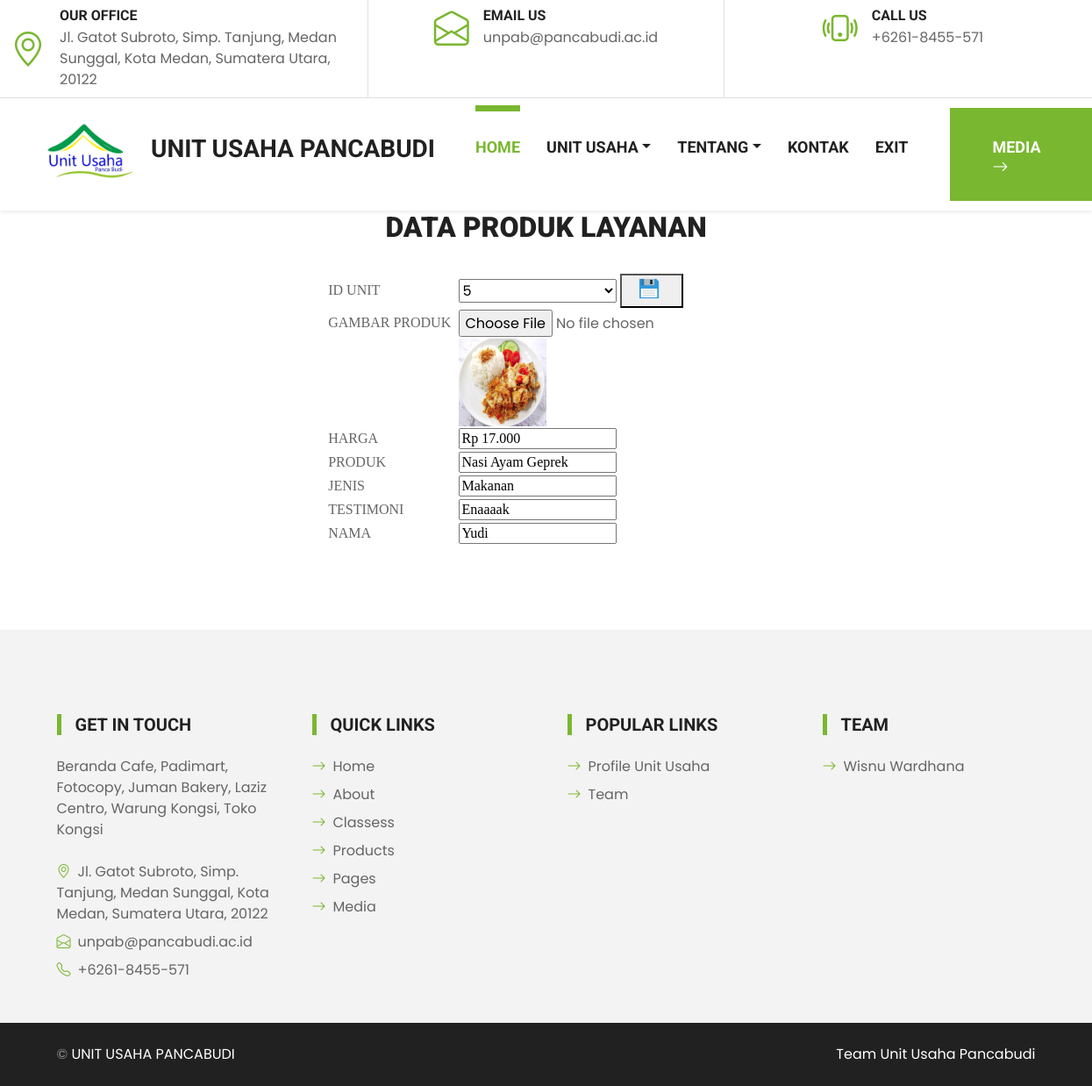
The app's page /produk_layanan_ganti.php?id_produk_layanan=1 with its own data.
### tables this page shows
CREATE TABLE `produk_layanan` (
  `id_produk_layanan` smallint(11) NOT NULL,
  `id_unit` smallint(11) NOT NULL,
  `gambar_produk` varchar(200) NOT NULL,
  `harga` varchar(30) NOT NULL,
  `produk` varchar(30) NOT NULL,
  `jenis` varchar(20) NOT NULL,
  `testimoni` text NOT NULL,
  `nama` varchar(50) NOT NULL,
  PRIMARY KEY  (`id_produk_layanan`)
);

### produk_layanan_ganti.php (the view, shortened to what this page needs)
<?Php
include"atas.php";
include "sambung.php";
echo"<center><h2><strong>DATA <span class='highlight primary'>PRODUK LAYANAN</span></strong></h2>";
$a=$_GET['id_produk_layanan'];
$query = mysqli_query($link,"select * from produk_layanan where id_produk_layanan ='$a'");
$jmlh=mysqli_fetch_array($query);
echo"<br><form action=produk_layanan_ganti.php method=POST enctype=multipart/form-data>";
echo"<table>
	<tr>
		<td><font face='Trebuchet MS'>ID&nbsp;UNIT</font></td>
		<td>&nbsp;</td>
		<td><input type=hidden name=id_produk_layanan value='$jmlh[0]'>
		<select name=id_unit style='width:180px'>
				<option value='$jmlh[1]'>$jmlh[1]</option>";
				echo"
			</select>
		<input type=submit name=ok class='simpan' value=' '></td>
		<td>&nbsp;</td>
	</tr>
	<tr>
		<td><font face='Trebuchet MS'>GAMBAR PRODUK</font></td>
		<td>&nbsp;</td>
		<td><input type=file id=Filetext name=foto style='width:100%'></td>
		<td>&nbsp;</td>
	</tr>
	<tr>
		<td>&nbsp;</td>
		<td>&nbsp;</td>
		<td><a href='$jmlh[2]'><img src='$jmlh[2]' style='width:100px;height:100px'></a></td>
		<td>&nbsp;</td>
	</tr>
	<tr>
		<td><font face='Trebuchet MS'>HARGA</font></td>
		<td>&nbsp;</td>
		<td><input type=text name=harga style='font-family:Trebuchet MS;width:180px;' value='$jmlh[3]'></td>
		<td>&nbsp;</td>
	</tr>
	<tr>
		<td><font face='Trebuchet MS'>PRODUK</font></td>
		<td>&nbsp;</td>
		<td><input type=text name=produk style='font-family:Trebuchet MS;width:180px;' value='$jmlh[4]'></td>
		<td>&nbsp;</td>
	</tr>
	<tr>
		<td><font face='Trebuchet MS'>JENIS</font></td>
		<td>&nbsp;</td>
		<td><input type=text name=jenis style='font-family:Trebuchet MS;width:180px;' value='$jmlh[5]'></td>
		<td>&nbsp;</td>
	</tr>
	<tr>
		<td><font face='Trebuchet MS'>TESTIMONI</font></td>
		<td>&nbsp;</td>
		<td><input type=text name=testimoni style='font-family:Trebuchet MS;width:180px;' value='$jmlh[6]'></td>
		<td>&nbsp;</td>
	</tr>
	<tr>
		<td><font face='Trebuchet MS'>NAMA</font></td>
		<td>&nbsp;</td>
		<td><input type=text name=nama style='font-family:Trebuchet MS;width:180px;' value='$jmlh[7]'></td>
		<td>&nbsp;</td>
	</tr>
	</table><br><br>";
include"bawah.php";
?>

### css/view.css (style rules this page uses)
:root { --primary: #7AB730; --secondary: #FFD33C; --light: #F3F3F3; --dark: #212121; }

### produk_layanan_ganti.php (style rules this page uses)
.simpan { padding:5px 32px; background-image: url("images/simpan.png"); background-size: 30px; background-position: 16px 0px; background-repeat: no-repeat; }
a { text-decoration:none; color:blue; }

### atas.php (style rules this page uses)
.simpan { padding:5px 32px; background-image: url("images/simpan.png"); background-size: 30px; background-position: 16px 0px; background-repeat: no-repeat; }
a { text-decoration:none; color:blue; }

### records on screen
produk_layanan: id_unit "5", gambar_produk (picture), harga "Rp 17.000", produk "Nasi Ayam Geprek", jenis "Makanan", testimoni "Enaaaak", nama "Yudi"
